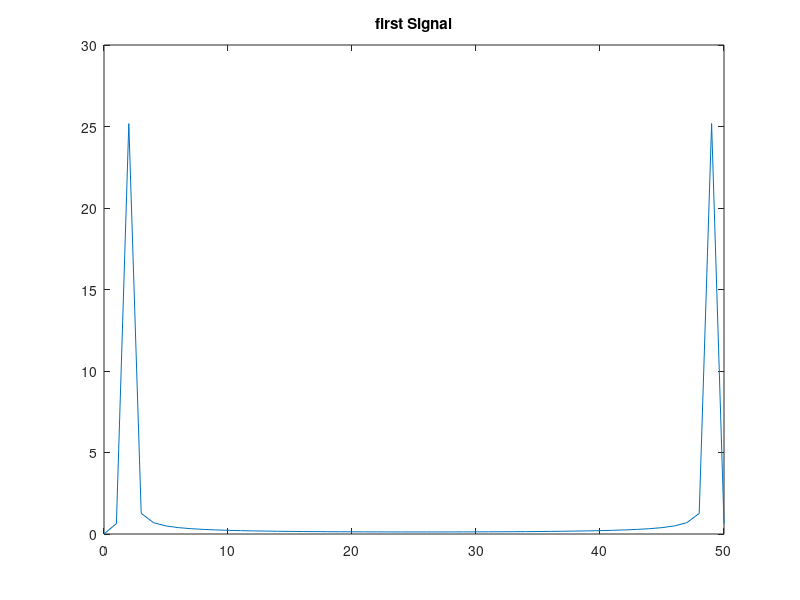
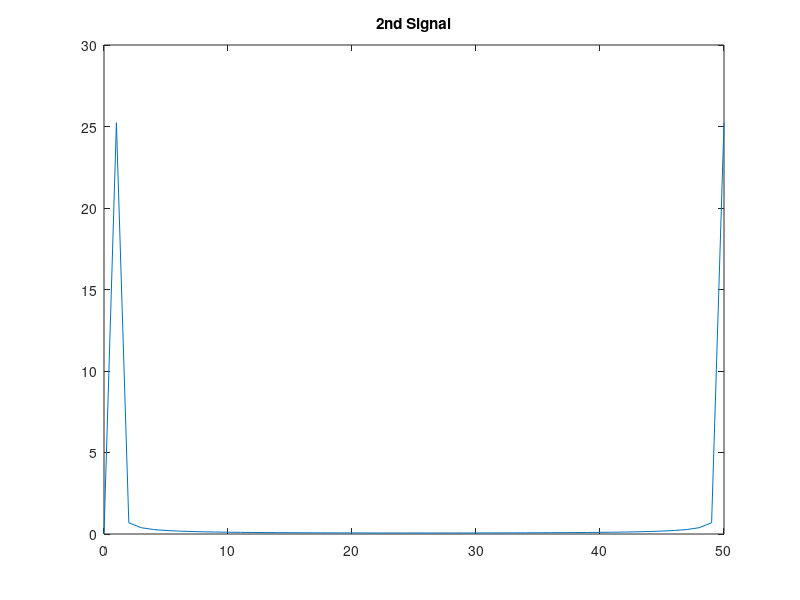
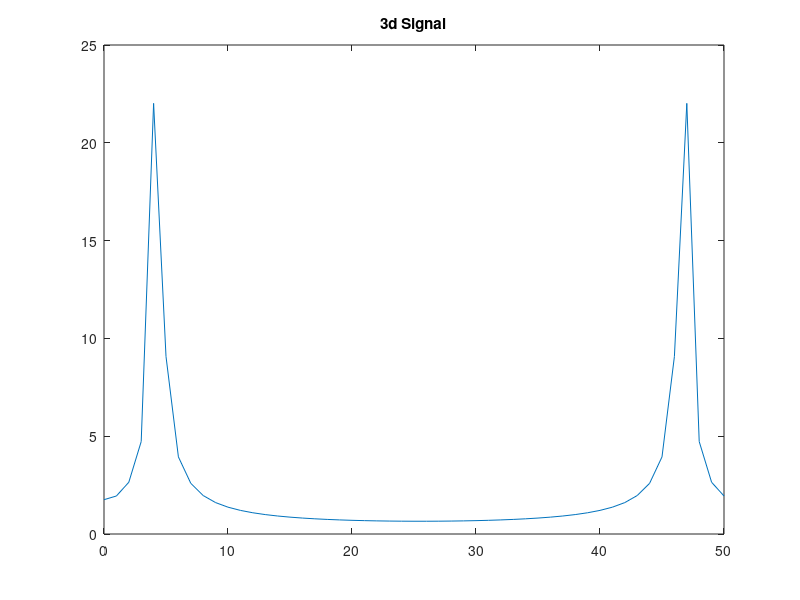
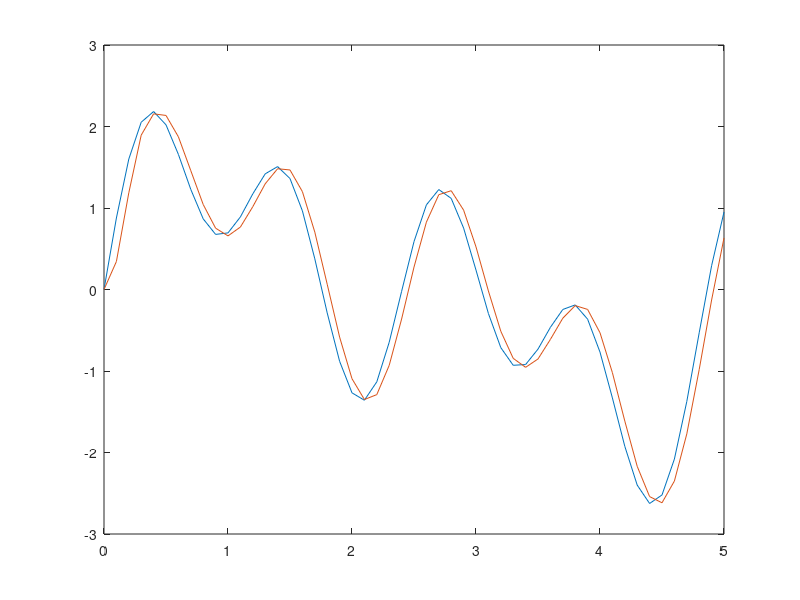

Recreate these plots in MATLAB, in order.
clear all 

t = [ 0 : 0.1 : 5 ];
f1 = 2000;
#fs1 = 10000 ;
fs1 = 5000 ;
x1 = sin(2 * pi * f1/fs1 * t) ;
y1 = fft(x1);
t1 = (0:length(y1)-1*50/length(y1));

f2 = 1000;
#fs2 = 10000 ;
fs2 = 5000 ;
x2 = sin(2 * pi * f2/fs2 * t) ;
y2 = fft(x2);
t2 = (0:length(y2)-1*50/length(y2));

f3 = 4200;
#fs3 = 10000 ;
fs3 = 5000 ;
x3 = sin(2 * pi * f3/fs3 * t) ;
y3 = fft(x3);
t3 = (0:length(y3)-1*50/length(y3));

x4 = x1 + x2 + x3 ;

figure(1);
plot(t1,abs(y1))
title('first Signal')
figure(2);
plot(t2,abs(y2))
title('2nd Signal')
figure(3);
plot(t3,abs(y3))
title('3d Signal')

y4 = fft(x4);
t4 = (0:length(y4)-1*50/length(y4));
figure(4);
plot(t4,abs(y4))
title('a + b + c signal ')

Fnyq = 10000/2;  
Fc=3000; # cut off freq
[b,a]=butter(2, Fc/Fnyq );   # low filter
x5=filter(b,a,x4);
plot(t, [x4; x5])

y5 = fft(x5);
t5 = (0:length(y5)-1*50/length(y5));
figure(6);
plot(t5,abs(y5))
title('a + b + c signal after filtering ')
